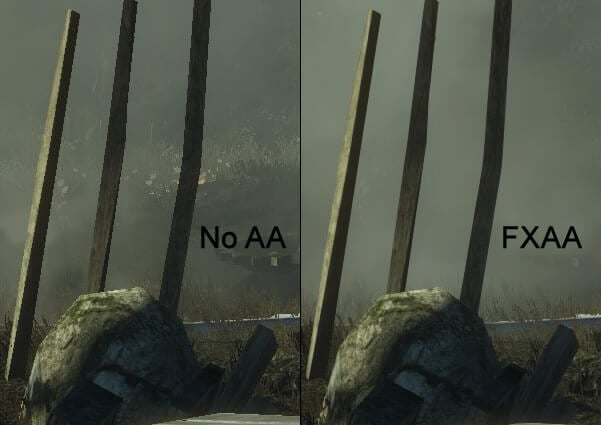
#> input picture images/game3.jpg, 601 x 425 px
$ python fastAA.py   (older library calls are emulated)
#> lines starting #> are read from the running program, lines starting #| are printed output that depends on the picture; after the words box and inside, x2 and y2 are one past the last pixel; in counts of white or black regions, pixels touching at a corner belong together
#> further down, image is the input picture: shape (425, 601, 3); mean B, G, R 69.9, 81.4, 76
import cv2
import numpy as np

#Fazer o código do zero etapa por etapa

"""
✅ Detecta bordas através de gradientes direcionais.
✅ Analisa padrões de borda para definir a melhor suavização.
✅ Usa interpolação guiada pelo gradiente para minimizar aliasing.

Detecção de bordas usando gradiente direcional (Sobel).
Análise de padrões de borda para definir regiões de suavização.
Interpolação adaptativa para suavizar serrilhados sem borrar detalhes.

1️⃣ Detecção de Bordas:

Usa os filtros de Sobel para calcular gradiente horizontal e vertical.
Obtém a magnitude (intensidade) e orientação das bordas.
2️⃣ Criação de Máscara de Bordas:

Define um limiar (0.2) para criar um mapa de borda binário.
3️⃣ Suavização Direcionada:

Aplica um desfoque bilateral, que preserva bordas enquanto suaviza áreas internas.
Mescla os pixels da borda suavizada de volta na imagem original.


"""

def detect_edges(image):
    """ Detecta bordas usando gradientes direcionais (Sobel). """
    gray = cv2.cvtColor(image, cv2.COLOR_BGR2GRAY)

    # Gradientes na horizontal e vertical
    grad_x = cv2.Sobel(gray, cv2.CV_32F, 1, 0, ksize=3)
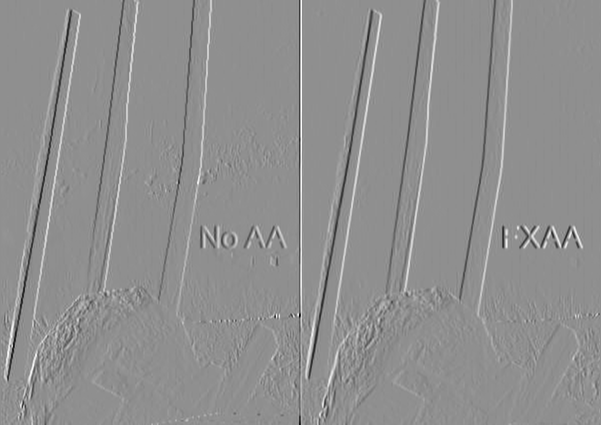
#> grad_x: shape (425, 601) float32; min -625, max 484, mean -0.1; drawn with min black and max white
    grad_y = cv2.Sobel(gray, cv2.CV_32F, 0, 1, ksize=3)
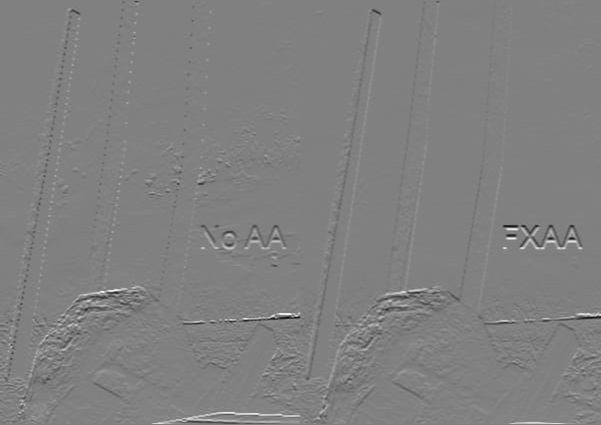
#> grad_y: shape (425, 601) float32; min -524, max 512, mean -0.7; drawn with min black and max white
    cv2.imshow("grad X", grad_x)
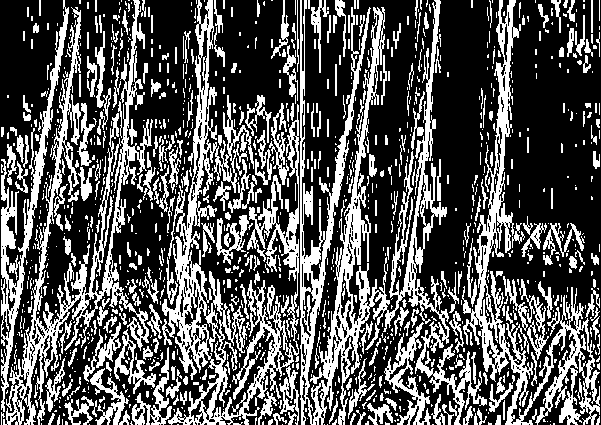
#> window 'grad X': shape (425, 601); 34% white; 1167 white regions (834 under 20 px), largest, box (x1, y1, x2, y2) and area: (300, 0, 487, 425) 16628, (162, 0, 299, 425) 14031, (3, 0, 153, 425) 9905
    cv2.imshow("grad Y", grad_y)
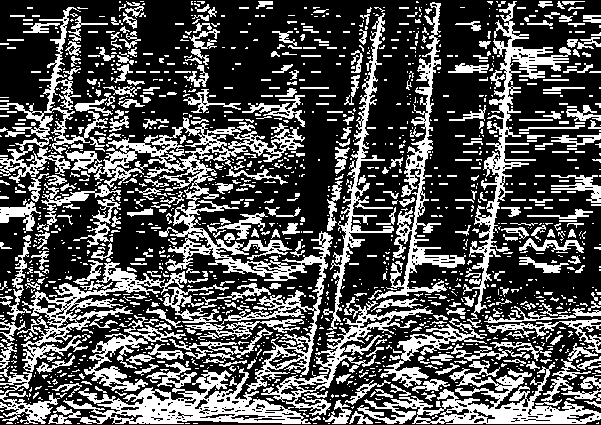
#> window 'grad Y': shape (425, 601); 32.7% white; 1552 white regions (1135 under 20 px), largest, box (x1, y1, x2, y2) and area: (65, 117, 333, 392) 10943, (48, 362, 311, 424) 5778, (357, 360, 601, 424) 5054

    # Magnitude e orientação do gradiente
    magnitude = np.sqrt(grad_x**2 + grad_y**2)
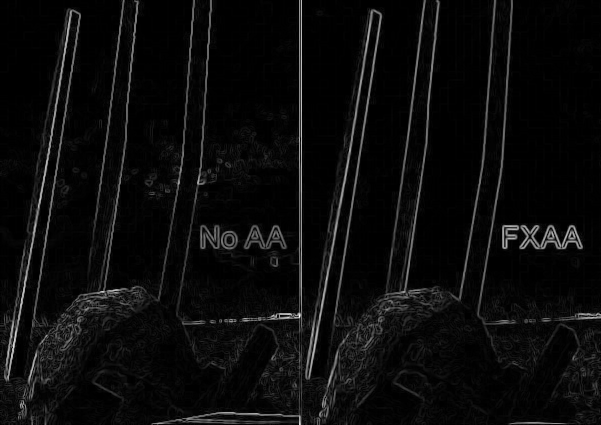
#> magnitude: shape (425, 601) float32; min 0, max 637.5, mean 29.5; drawn with min black and max white
    angle = np.arctan2(grad_y, grad_x)
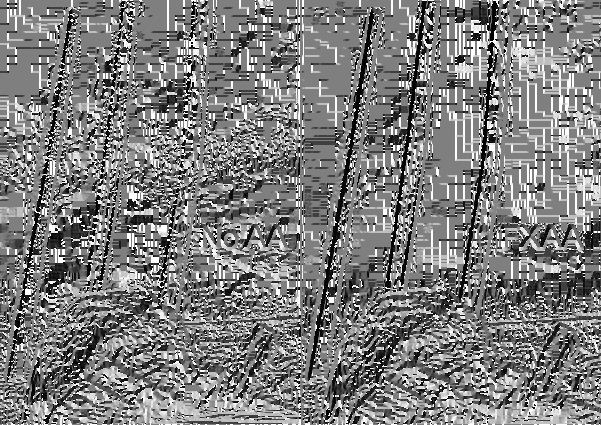
#> angle: shape (425, 601) float32; min -3.14, max 3.14, mean -0.0218; drawn with min black and max white

    # Normalizar magnitude para [0,1]
    magnitude = cv2.normalize(magnitude, None, 0, 1, cv2.NORM_MINMAX)

    return magnitude, angle

def apply_smaa(image):
    """ Aplica um anti-aliasing baseado em bordas e interpolação. """
    edges, angles = detect_edges(image)

    # Criar um mapa binário das bordas
    edge_mask = (edges > 0.8).astype(np.uint8)
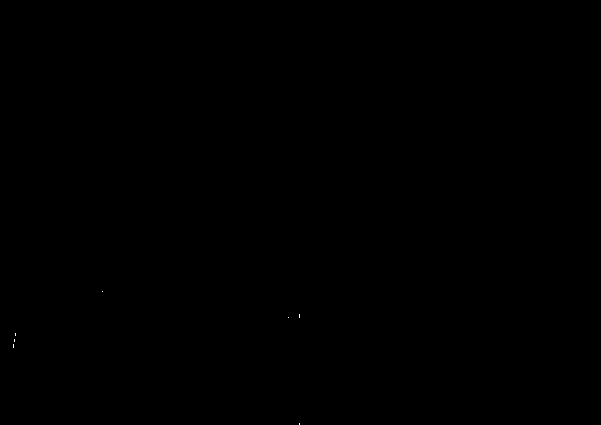
#> edge_mask: shape (425, 601); values 0 (black) and 1 (white), 0.01% white in thin lines or dots, all inside (x1, y1, x2, y2) = (13, 291, 300, 425)
    cv2.imshow("Edge mask", edge_mask)

    # Aplicar um desfoque guiado para suavizar as bordas preservando detalhes
    blurred = cv2.bilateralFilter(image, d=7, sigmaColor=50, sigmaSpace=50)

    # Interpolar pixels ao longo da orientação do gradiente
    result = image.copy()
    #for edge in edge_mask:
    #    if edge == 1:
    #        result[edge_mask] = blurred[edge_mask]

    return result

# Carregar imagem de teste
image = cv2.imread("images/game3.jpg")

# Aplicar SMAA
smaa_image = apply_smaa(image)

# Exibir resultado
cv2.imshow("Anti-Aliasing OFF", image)
cv2.imshow("SMAA Anti-Aliased", smaa_image)
cv2.waitKey(0)
cv2.destroyAllWindows()
